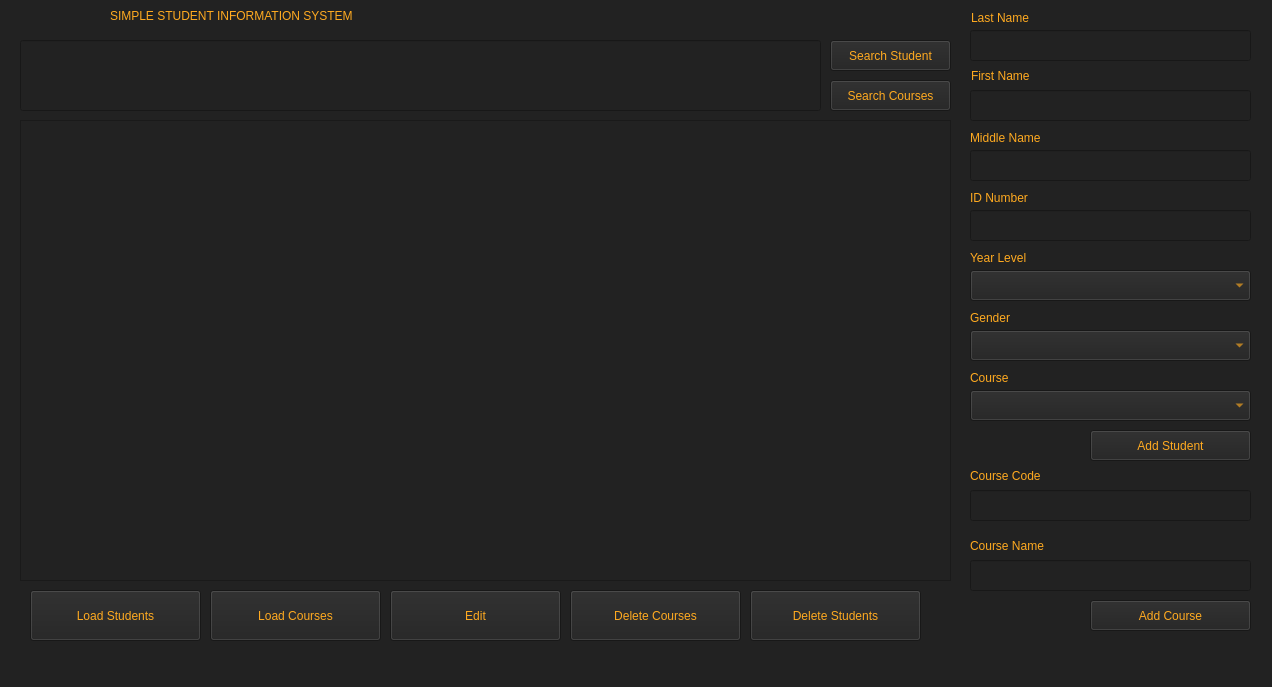
<?xml version="1.0" encoding="UTF-8"?>
<ui version="4.0">
 <class>MainWindow</class>
 <widget class="QMainWindow" name="MainWindow">
  <property name="geometry">
   <rect>
    <x>0</x>
    <y>0</y>
    <width>1272</width>
    <height>687</height>
   </rect>
  </property>
  <property name="windowTitle">
   <string>MainWindow</string>
  </property>
  <property name="styleSheet">
   <string notr="true">background-color: rgb(34, 34, 34);</string>
  </property>
  <widget class="QWidget" name="centralwidget">
   <widget class="QTableView" name="tableView">
    <property name="geometry">
     <rect>
      <x>20</x>
      <y>120</y>
      <width>931</width>
      <height>461</height>
     </rect>
    </property>
    <property name="styleSheet">
     <string notr="true">QTableView
{
font: 900 11.5pt &quot;Segoe UI Variable Text Light&quot;  rgb(255, 201, 8);
color: rgb(204, 175, 58)
}</string>
    </property>
   </widget>
   <widget class="QLabel" name="Title">
    <property name="geometry">
     <rect>
      <x>110</x>
      <y>-10</y>
      <width>651</width>
      <height>51</height>
     </rect>
    </property>
    <property name="styleSheet">
     <string notr="true">QLabel
{
font:23pt &quot;MS Reference Sans Serif&quot;rgb(255, 201, 8);
color: rgb(255, 170, 32);
}
QLabel:Hover
{
color:  rgb(35, 35, 35);
background-color: rgb(220, 182, 44);
}</string>
    </property>
    <property name="text">
     <string>SIMPLE STUDENT INFORMATION SYSTEM</string>
    </property>
   </widget>
   <widget class="QPushButton" name="pushButton">
    <property name="geometry">
     <rect>
      <x>750</x>
      <y>590</y>
      <width>171</width>
      <height>51</height>
     </rect>
    </property>
    <property name="styleSheet">
     <string notr="true">QPushButton
{
font: 900 8pt &quot;MS Reference Sans Serif&quot;rgb(255, 201, 8);
color: rgb(255, 170, 32);
}
QPushButton:Hover
{
color:  rgb(35, 35, 35);
background-color: rgb(220, 182, 44);
}</string>
    </property>
    <property name="text">
     <string>Delete Students</string>
    </property>
   </widget>
   <widget class="QLabel" name="label">
    <property name="geometry">
     <rect>
      <x>971</x>
      <y>2</y>
      <width>111</width>
      <height>31</height>
     </rect>
    </property>
    <property name="styleSheet">
     <string notr="true">QLabel
{
font: 900 8pt &quot;MS Reference Sans Serif&quot;rgb(255, 201, 8);
color: rgb(255, 170, 32);
}</string>
    </property>
    <property name="text">
     <string>Last Name</string>
    </property>
   </widget>
   <widget class="QLabel" name="label_2">
    <property name="geometry">
     <rect>
      <x>971</x>
      <y>68</y>
      <width>80</width>
      <height>16</height>
     </rect>
    </property>
    <property name="styleSheet">
     <string notr="true">QLabel
{
font: 900 8pt &quot;MS Reference Sans Serif&quot;rgb(255, 201, 8);
color: rgb(255, 170, 32);
}</string>
    </property>
    <property name="text">
     <string>First Name</string>
    </property>
   </widget>
   <widget class="QLabel" name="label_3">
    <property name="geometry">
     <rect>
      <x>970</x>
      <y>130</y>
      <width>93</width>
      <height>16</height>
     </rect>
    </property>
    <property name="styleSheet">
     <string notr="true">QLabel
{
font: 900 8pt &quot;MS Reference Sans Serif&quot;rgb(255, 201, 8);
color: rgb(255, 170, 32);
}</string>
    </property>
    <property name="text">
     <string>Middle Name</string>
    </property>
   </widget>
   <widget class="QLineEdit" name="SurName">
    <property name="geometry">
     <rect>
      <x>970</x>
      <y>30</y>
      <width>281</width>
      <height>31</height>
     </rect>
    </property>
    <property name="styleSheet">
     <string notr="true">QLineEdit
{
font: 900 8pt &quot;MS Reference Sans Serif&quot;rgb(255, 201, 8);
color: rgb(255, 170, 32);
}
QLineEdit:Hover
{
color:  rgb(35, 35, 35);
background-color: rgb(220, 182, 44);
}</string>
    </property>
   </widget>
   <widget class="QLineEdit" name="FirstName">
    <property name="geometry">
     <rect>
      <x>970</x>
      <y>90</y>
      <width>281</width>
      <height>31</height>
     </rect>
    </property>
    <property name="styleSheet">
     <string notr="true">QLineEdit
{
font: 900 8pt &quot;MS Reference Sans Serif&quot;rgb(255, 201, 8);
color: rgb(255, 170, 32);
}
QLineEdit:Hover
{
color:  rgb(35, 35, 35);
background-color: rgb(220, 182, 44);
}</string>
    </property>
   </widget>
   <widget class="QLineEdit" name="MiddleName">
    <property name="geometry">
     <rect>
      <x>970</x>
      <y>150</y>
      <width>281</width>
      <height>31</height>
     </rect>
    </property>
    <property name="styleSheet">
     <string notr="true">QLineEdit
{
font: 900 8pt &quot;MS Reference Sans Serif&quot;rgb(255, 201, 8);
color: rgb(255, 170, 32);
}
QLineEdit:Hover
{
color:  rgb(35, 35, 35);
background-color: rgb(220, 182, 44);
}</string>
    </property>
   </widget>
   <widget class="QLabel" name="label_4">
    <property name="geometry">
     <rect>
      <x>970</x>
      <y>190</y>
      <width>77</width>
      <height>16</height>
     </rect>
    </property>
    <property name="styleSheet">
     <string notr="true">QLabel
{
font: 900 8pt &quot;MS Reference Sans Serif&quot;rgb(255, 201, 8);
color: rgb(255, 170, 32);
}</string>
    </property>
    <property name="text">
     <string>ID Number</string>
    </property>
   </widget>
   <widget class="QLineEdit" name="IDNumber">
    <property name="geometry">
     <rect>
      <x>970</x>
      <y>210</y>
      <width>281</width>
      <height>31</height>
     </rect>
    </property>
    <property name="styleSheet">
     <string notr="true">QLineEdit
{
font: 900 8pt &quot;MS Reference Sans Serif&quot;rgb(255, 201, 8);
color: rgb(255, 170, 32);
}
QLineEdit:Hover
{
color:  rgb(35, 35, 35);
background-color: rgb(220, 182, 44);
}</string>
    </property>
   </widget>
   <widget class="QComboBox" name="YearLevel">
    <property name="geometry">
     <rect>
      <x>970</x>
      <y>270</y>
      <width>281</width>
      <height>31</height>
     </rect>
    </property>
    <property name="styleSheet">
     <string notr="true">QComboBox
{
font: 900 8pt &quot;MS Reference Sans Serif&quot;rgb(255, 201, 8);
color: rgb(255, 170, 32);
}</string>
    </property>
   </widget>
   <widget class="QLabel" name="label_5">
    <property name="geometry">
     <rect>
      <x>970</x>
      <y>250</y>
      <width>79</width>
      <height>16</height>
     </rect>
    </property>
    <property name="styleSheet">
     <string notr="true">QLabel
{
font: 900 8pt &quot;MS Reference Sans Serif&quot;rgb(255, 201, 8);
color: rgb(255, 170, 32);
}</string>
    </property>
    <property name="text">
     <string>Year Level</string>
    </property>
   </widget>
   <widget class="QComboBox" name="Gender">
    <property name="geometry">
     <rect>
      <x>970</x>
      <y>330</y>
      <width>281</width>
      <height>31</height>
     </rect>
    </property>
    <property name="styleSheet">
     <string notr="true">QComboBox
{
font: 900 8pt &quot;MS Reference Sans Serif&quot;rgb(255, 201, 8);
color: rgb(255, 170, 32);
}</string>
    </property>
   </widget>
   <widget class="QLabel" name="label_6">
    <property name="geometry">
     <rect>
      <x>970</x>
      <y>310</y>
      <width>61</width>
      <height>16</height>
     </rect>
    </property>
    <property name="styleSheet">
     <string notr="true">QLabel
{
font: 900 8pt &quot;MS Reference Sans Serif&quot;rgb(255, 201, 8);
color: rgb(255, 170, 32);
}</string>
    </property>
    <property name="text">
     <string>Gender</string>
    </property>
   </widget>
   <widget class="QComboBox" name="CourseCode_2">
    <property name="geometry">
     <rect>
      <x>970</x>
      <y>390</y>
      <width>281</width>
      <height>31</height>
     </rect>
    </property>
    <property name="styleSheet">
     <string notr="true">QComboBox
{
font: 900 8pt &quot;MS Reference Sans Serif&quot;rgb(255, 201, 8);
color: rgb(255, 170, 32);
}
</string>
    </property>
   </widget>
   <widget class="QLabel" name="label_7">
    <property name="geometry">
     <rect>
      <x>970</x>
      <y>370</y>
      <width>51</width>
      <height>16</height>
     </rect>
    </property>
    <property name="styleSheet">
     <string notr="true">QLabel
{
font: 900 8pt &quot;MS Reference Sans Serif&quot;rgb(255, 201, 8);
color: rgb(255, 170, 32);
}</string>
    </property>
    <property name="text">
     <string>Course</string>
    </property>
   </widget>
   <widget class="QPushButton" name="pushButton_2">
    <property name="geometry">
     <rect>
      <x>30</x>
      <y>590</y>
      <width>171</width>
      <height>51</height>
     </rect>
    </property>
    <property name="styleSheet">
     <string notr="true">QPushButton
{
font: 900 8pt &quot;MS Reference Sans Serif&quot;rgb(255, 201, 8);
color: rgb(255, 170, 32);
}
QPushButton:Hover
{
color:  rgb(35, 35, 35);
background-color: rgb(220, 182, 44);
}</string>
    </property>
    <property name="text">
     <string>Load Students</string>
    </property>
   </widget>
   <widget class="QPushButton" name="pushButton_3">
    <property name="geometry">
     <rect>
      <x>210</x>
      <y>590</y>
      <width>171</width>
      <height>51</height>
     </rect>
    </property>
    <property name="styleSheet">
     <string notr="true">QPushButton
{
font: 900 8pt &quot;MS Reference Sans Serif&quot;rgb(255, 201, 8);
color: rgb(255, 170, 32);
}
QPushButton:Hover
{
color:  rgb(35, 35, 35);
background-color: rgb(220, 182, 44);
}</string>
    </property>
    <property name="text">
     <string>Load Courses</string>
    </property>
   </widget>
   <widget class="QPushButton" name="Add_Students">
    <property name="geometry">
     <rect>
      <x>1090</x>
      <y>430</y>
      <width>161</width>
      <height>31</height>
     </rect>
    </property>
    <property name="styleSheet">
     <string notr="true">QPushButton
{
font: 900 8pt &quot;MS Reference Sans Serif&quot;rgb(255, 201, 8);
color: rgb(255, 170, 32);
}
QPushButton:Hover
{
color:  rgb(35, 35, 35);
background-color: rgb(220, 182, 44);
}</string>
    </property>
    <property name="text">
     <string>Add Student</string>
    </property>
   </widget>
   <widget class="QLabel" name="label_8">
    <property name="geometry">
     <rect>
      <x>970</x>
      <y>460</y>
      <width>111</width>
      <height>31</height>
     </rect>
    </property>
    <property name="styleSheet">
     <string notr="true">QLabel
{
font: 900 8pt &quot;MS Reference Sans Serif&quot;rgb(255, 201, 8);
color: rgb(255, 170, 32);
}</string>
    </property>
    <property name="text">
     <string>Course Code</string>
    </property>
   </widget>
   <widget class="QLineEdit" name="CourseCode">
    <property name="geometry">
     <rect>
      <x>970</x>
      <y>490</y>
      <width>281</width>
      <height>31</height>
     </rect>
    </property>
    <property name="styleSheet">
     <string notr="true">QLineEdit
{
font: 900 8pt &quot;MS Reference Sans Serif&quot;rgb(255, 201, 8);
color: rgb(255, 170, 32);
}
QLineEdit:Hover
{
color:  rgb(35, 35, 35);
background-color: rgb(220, 182, 44);
}</string>
    </property>
   </widget>
   <widget class="QLabel" name="label_9">
    <property name="geometry">
     <rect>
      <x>970</x>
      <y>530</y>
      <width>111</width>
      <height>31</height>
     </rect>
    </property>
    <property name="styleSheet">
     <string notr="true">QLabel
{
font: 900 8pt &quot;MS Reference Sans Serif&quot;rgb(255, 201, 8);
color: rgb(255, 170, 32);
}</string>
    </property>
    <property name="text">
     <string>Course Name</string>
    </property>
   </widget>
   <widget class="QLineEdit" name="CourseName">
    <property name="geometry">
     <rect>
      <x>970</x>
      <y>560</y>
      <width>281</width>
      <height>31</height>
     </rect>
    </property>
    <property name="styleSheet">
     <string notr="true">QLineEdit
{
font: 900 8pt &quot;MS Reference Sans Serif&quot;rgb(255, 201, 8);
color: rgb(255, 170, 32);
}
QLineEdit:Hover
{
color:  rgb(35, 35, 35);
background-color: rgb(220, 182, 44);
}</string>
    </property>
   </widget>
   <widget class="QPushButton" name="Add_Courses">
    <property name="geometry">
     <rect>
      <x>1090</x>
      <y>600</y>
      <width>161</width>
      <height>31</height>
     </rect>
    </property>
    <property name="styleSheet">
     <string notr="true">QPushButton
{
font: 900 8pt &quot;MS Reference Sans Serif&quot;rgb(255, 201, 8);
color: rgb(255, 170, 32);
}
QPushButton:Hover
{
color:  rgb(35, 35, 35);
background-color: rgb(220, 182, 44);
}</string>
    </property>
    <property name="text">
     <string>Add Course</string>
    </property>
   </widget>
   <widget class="QPushButton" name="pushButton_6">
    <property name="geometry">
     <rect>
      <x>570</x>
      <y>590</y>
      <width>171</width>
      <height>51</height>
     </rect>
    </property>
    <property name="styleSheet">
     <string notr="true">QPushButton
{
font: 900 8pt &quot;MS Reference Sans Serif&quot;rgb(255, 201, 8);
color: rgb(255, 170, 32);
}
QPushButton:Hover
{
color:  rgb(35, 35, 35);
background-color: rgb(220, 182, 44);
}</string>
    </property>
    <property name="text">
     <string>Delete Courses</string>
    </property>
   </widget>
   <widget class="QPushButton" name="pushButton_7">
    <property name="geometry">
     <rect>
      <x>390</x>
      <y>590</y>
      <width>171</width>
      <height>51</height>
     </rect>
    </property>
    <property name="styleSheet">
     <string notr="true">QPushButton
{
font: 900 8pt &quot;MS Reference Sans Serif&quot;rgb(255, 201, 8);
color: rgb(255, 170, 32);
}
QPushButton:Hover
{
color:  rgb(35, 35, 35);
background-color: rgb(220, 182, 44);
}</string>
    </property>
    <property name="text">
     <string>Edit</string>
    </property>
   </widget>
   <widget class="QLineEdit" name="searchLineEdit">
    <property name="geometry">
     <rect>
      <x>20</x>
      <y>40</y>
      <width>801</width>
      <height>71</height>
     </rect>
    </property>
    <property name="styleSheet">
     <string notr="true">QLineEdit
{
font: 900 16pt &quot;MS Reference Sans Serif&quot;rgb(255, 201, 8);
color: rgb(255, 170, 32);
}
QLineEdit:Hover
{
color:  rgb(35, 35, 35);
background-color: rgb(220, 182, 44);
}</string>
    </property>
   </widget>
   <widget class="QPushButton" name="searchButton">
    <property name="geometry">
     <rect>
      <x>830</x>
      <y>40</y>
      <width>121</width>
      <height>31</height>
     </rect>
    </property>
    <property name="styleSheet">
     <string notr="true">QPushButton
{
font: 900 8pt &quot;MS Reference Sans Serif&quot;rgb(255, 201, 8);
color: rgb(255, 170, 32);
}
QPushButton:Hover
{
color:  rgb(35, 35, 35);
background-color: rgb(220, 182, 44);
}</string>
    </property>
    <property name="text">
     <string>Search Student</string>
    </property>
   </widget>
   <widget class="QPushButton" name="searchcourses">
    <property name="geometry">
     <rect>
      <x>830</x>
      <y>80</y>
      <width>121</width>
      <height>31</height>
     </rect>
    </property>
    <property name="styleSheet">
     <string notr="true">QPushButton
{
font: 900 8pt &quot;MS Reference Sans Serif&quot;rgb(255, 201, 8);
color: rgb(255, 170, 32);
}
QPushButton:Hover
{
color:  rgb(35, 35, 35);
background-color: rgb(220, 182, 44);
}</string>
    </property>
    <property name="text">
     <string>Search Courses</string>
    </property>
   </widget>
  </widget>
  <widget class="QMenuBar" name="menubar">
   <property name="geometry">
    <rect>
     <x>0</x>
     <y>0</y>
     <width>1272</width>
     <height>25</height>
    </rect>
   </property>
  </widget>
  <widget class="QStatusBar" name="statusbar"/>
 </widget>
 <resources/>
 <connections/>
</ui>
